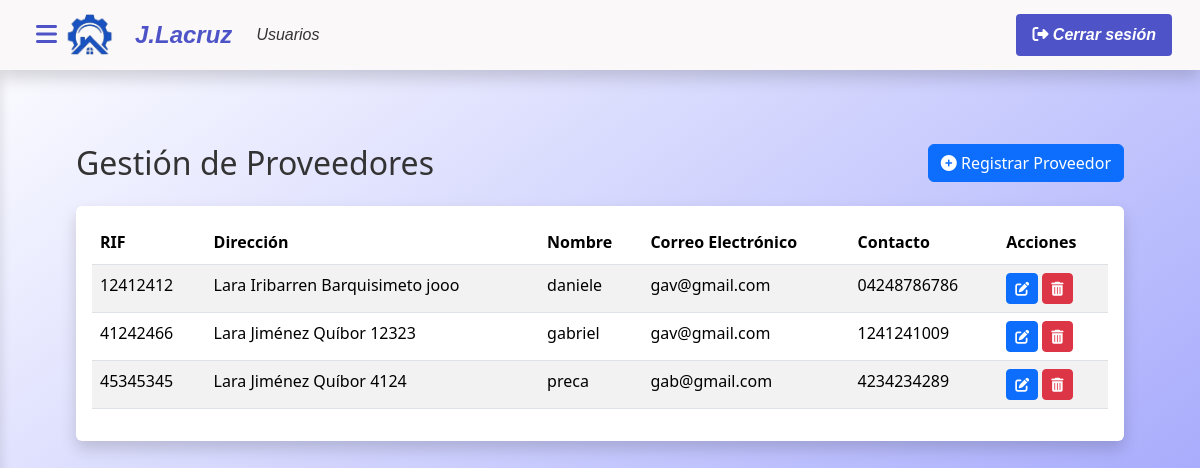
Page /index.php?c=proveedores&m=index (signed in) on the committed database.
### tables this page shows
CREATE TABLE `proveedores` (
  `id_proveedores` int(11) NOT NULL,
  `id_direccion` int(11) NOT NULL,
  `nombre` varchar(50) NOT NULL,
  `telefono` varchar(20) NOT NULL,
  `correo` varchar(100) NOT NULL
);

CREATE TABLE `estado` (
  `id_estado` int(11) NOT NULL,
  `nombre` varchar(100) NOT NULL
);

CREATE TABLE `municipio` (
  `id_municipio` int(11) NOT NULL,
  `id_estado` int(11) NOT NULL,
  `nombre` varchar(100) NOT NULL
);

CREATE TABLE `ciudad` (
  `id_ciudad` int(11) NOT NULL,
  `id_municipio` int(11) NOT NULL,
  `nombre` varchar(100) NOT NULL,
  `codigo_postal` varchar(10) NOT NULL
);

CREATE TABLE `direccion` (
  `id_direccion` int(11) NOT NULL,
  `id_estado` int(11) NOT NULL,
  `id_municipio` int(11) DEFAULT NULL,
  `id_ciudad` int(11) DEFAULT NULL,
  `calle` varchar(255) NOT NULL
);

### modelo/conexion.php (called while the page is built, shortened)
<?php
class Conexion {
    public function __construct() {
    try {
        $this->pdo = new PDO("mysql:host=localhost;dbname=proyecto_lacruz", "root", "");
    } catch (PDOException $e) {
        die("Error de conexión: " . $e->getMessage());
    }
}
}
?>

### modelo/proveedores.php (called while the page is built, shortened)
<?php
require_once 'modelo/conexion.php';
class ProveedorModel extends Conexion {
public function listar() {
        $sql = "SELECT
    p.id_proveedores,
    p.nombre AS nombre_provedor,
    p.telefono,
    p.correo,
    d.calle,
    ciu.nombre AS ciudad,
    mun.nombre AS municipio,
    est.nombre AS estado,
    ciu.codigo_postal
FROM
    proveedores p
JOIN
    direccion d ON p.id_direccion = d.id_direccion
JOIN
    ciudad ciu ON d.id_ciudad = ciu.id_ciudad
JOIN
    municipio mun ON d.id_municipio = mun.id_municipio
JOIN
    estado est ON d.id_estado = est.id_estado
ORDER BY
    id_proveedores ASC";
        $stmt = $this->pdo->query($sql);
        return $stmt->fetchAll(PDO::FETCH_ASSOC);
    }
}
?>

### vista/proveedores/index.php (the view, shortened to what this page needs)
<?php require_once('vista/parcial/header.php'); ?>
<div class="main-content">
    <div class="container-fluid py-4">
        <div class="row mb-4">
            <div class="col-md-6">
                <h2 class="mb-0">Gestión de Proveedores</h2>
            </div>
            <div class="col-md-6 text-end">
                <button type="button" class="btn btn-primary" data-bs-toggle="modal" data-bs-target="#crearProveedorModal">
                    <i class="fas fa-plus-circle"></i> Registrar Proveedor
                </button>
            </div>
        </div>
        <div class="card">
            <div class="card-body">
                <div class="table-responsive">
                    <table class="table table-striped table-hover">
                        <thead class="table-white">
                            <tr>
                                <th>RIF</th>
                                <th>Dirección</th>
                                <th>Nombre</th>
                                <th>Correo Electrónico</th>
                                <th>Contacto</th>
                                <th>Acciones</th>
                            </tr>
                        </thead>
                        <tbody>
                            <?php foreach ($proveedor as $pro): ?>
                            <tr>
                                <td><?= htmlspecialchars($pro['id_proveedores']) ?></td>
                                <td><?= htmlspecialchars($pro['estado']) ?> <?= htmlspecialchars($pro['municipio']) ?> <?= htmlspecialchars($pro['ciudad']) ?> <?= htmlspecialchars($pro['calle']) ?></td>
                                <td><?= htmlspecialchars($pro['nombre_provedor']) ?></td>
                                <td><?= htmlspecialchars($pro['correo']) ?></td>
                                <td><?= htmlspecialchars($pro['telefono']) ?></td>
                                <td>
                                    <button type="button" class="btn btn-primary btn-sm btn-editar-proveedor"
                                            data-id="<?= $pro['id_proveedores'] ?>">
                                        <i class="fas fa-edit"></i>
                                    </button>
                                    <a href="index.php?c=proveedores&m=eliminarC&rif=<?= $pro['id_proveedores'] ?>"
                                       class="btn btn-danger btn-sm"
                                       onclick="return confirm('¿Desea eliminar este proveedor?');">
                                        <i class="fas fa-trash-alt"></i>
                                    </a>
                                </td>
                            </tr>
                            <?php endforeach; ?>
                        </tbody>
                    </table>
                </div>
            </div>
        </div>
    </div>
</div>
<?php require_once('vista/parcial/footer.php'); ?>

### vista/css/header.css (style rules this page uses)
:root { --body-bg-color:rgb(0, 165, 194); --primary-color: #4e54c8; --secondary-color: #8f94fb; --accent-color: #00d4ff; --dark-color: #1a1a2e; --light-color: rgb(250, 248, 248); --text-dark: #333; --text-light: #fff; --shadow: 0 8px 16px rgba(0, 0, 0, 0.16); --transition: all 0.3s ease; }
* { box-sizing: border-box; margin: 0; padding: 0; }
body { font-family: 'Segoe UI', system-ui, -apple-system, sans-serif; background: linear-gradient(to bottom right,rgb(255, 255, 255), #8f94fb); min-height: 100vh; color: var(--text-dark); line-height: 1.6; margin: 0; padding-top: 56px; }
a { text-decoration: none; color: inherit; }
.main-content { padding: 2rem; transition: var(--transition); background-color: transparent; margin-left: 0; min-height: calc(100vh - 56px); }
.card { border: none; box-shadow: var(--shadow); ; transition: var(--transition); }

### rows in the picture
proveedores: id_proveedores "12412412", estado.nombre "Lara", municipio.nombre "Iribarren", ciudad.nombre "Barquisimeto", id_direccion.calle "jooo", nombre "daniele", correo "gav@gmail.com", telefono "04248786786"
proveedores: id_proveedores "41242466", estado.nombre "Lara", municipio.nombre "Jiménez", ciudad.nombre "Quíbor", id_direccion.calle "12323", nombre "gabriel", correo "gav@gmail.com", telefono "1241241009"
proveedores: id_proveedores "45345345", estado.nombre "Lara", municipio.nombre "Jiménez", ciudad.nombre "Quíbor", id_direccion.calle "4124", nombre "preca", correo "gab@gmail.com", telefono "4234234289"
